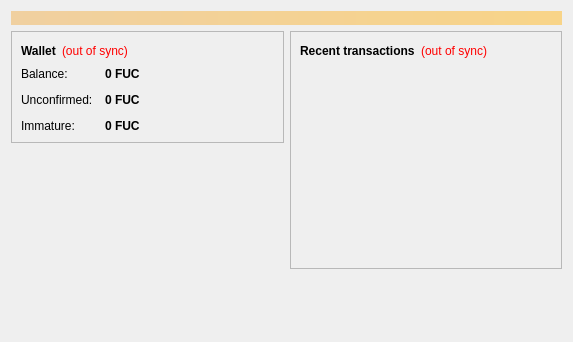
<?xml version="1.0" encoding="UTF-8"?>
<ui version="4.0">
 <class>OverviewPage</class>
 <widget class="QWidget" name="OverviewPage">
  <property name="geometry">
   <rect>
    <x>0</x>
    <y>0</y>
    <width>573</width>
    <height>342</height>
   </rect>
  </property>
  <property name="windowTitle">
   <string>Form</string>
  </property>
  <layout class="QVBoxLayout" name="topLayout">
   <item>
    <widget class="QLabel" name="labelAlerts">
     <property name="visible">
      <bool>false</bool>
     </property>
     <property name="styleSheet">
      <string notr="true">background-color: qlineargradient(x1: 0, y1: 0, x2: 1, y2: 0, stop:0 #F0D0A0, stop:1 #F8D488); color:#000000;</string>
     </property>
     <property name="wordWrap">
      <bool>true</bool>
     </property>
     <property name="margin">
      <number>3</number>
     </property>
    </widget>
   </item>
   <item>
    <layout class="QHBoxLayout" name="horizontalLayout" stretch="1,1">
     <item>
      <layout class="QVBoxLayout" name="verticalLayout_2">
       <item>
        <widget class="QFrame" name="frame">
         <property name="frameShape">
          <enum>QFrame::StyledPanel</enum>
         </property>
         <property name="frameShadow">
          <enum>QFrame::Raised</enum>
         </property>
         <layout class="QVBoxLayout" name="verticalLayout_4">
          <item>
           <layout class="QHBoxLayout" name="horizontalLayout_4">
            <item>
             <widget class="QLabel" name="label_5">
              <property name="font">
               <font>
                <weight>75</weight>
                <bold>true</bold>
               </font>
              </property>
              <property name="text">
               <string>Wallet</string>
              </property>
             </widget>
            </item>
            <item>
             <widget class="QLabel" name="labelWalletStatus">
              <property name="toolTip">
               <string>The displayed information may be out of date. Your wallet automatically synchronizes with the Fucoin network after a connection is established, but this process has not completed yet.</string>
              </property>
              <property name="styleSheet">
               <string notr="true">QLabel { color: red; }</string>
              </property>
              <property name="text">
               <string notr="true">(out of sync)</string>
              </property>
              <property name="alignment">
               <set>Qt::AlignLeading|Qt::AlignLeft|Qt::AlignVCenter</set>
              </property>
             </widget>
            </item>
            <item>
             <spacer name="horizontalSpacer_2">
              <property name="orientation">
               <enum>Qt::Horizontal</enum>
              </property>
              <property name="sizeHint" stdset="0">
               <size>
                <width>40</width>
                <height>20</height>
               </size>
              </property>
             </spacer>
            </item>
           </layout>
          </item>
          <item>
           <layout class="QFormLayout" name="formLayout_2">
            <property name="fieldGrowthPolicy">
             <enum>QFormLayout::AllNonFixedFieldsGrow</enum>
            </property>
            <property name="horizontalSpacing">
             <number>12</number>
            </property>
            <property name="verticalSpacing">
             <number>12</number>
            </property>
            <item row="0" column="0">
             <widget class="QLabel" name="label">
              <property name="text">
               <string>Balance:</string>
              </property>
             </widget>
            </item>
            <item row="0" column="1">
             <widget class="QLabel" name="labelBalance">
              <property name="font">
               <font>
                <weight>75</weight>
                <bold>true</bold>
               </font>
              </property>
              <property name="cursor">
               <cursorShape>IBeamCursor</cursorShape>
              </property>
              <property name="toolTip">
               <string>Your current balance</string>
              </property>
              <property name="text">
               <string notr="true">0 FUC</string>
              </property>
              <property name="textInteractionFlags">
               <set>Qt::LinksAccessibleByMouse|Qt::TextSelectableByKeyboard|Qt::TextSelectableByMouse</set>
              </property>
             </widget>
            </item>
            <item row="1" column="0">
             <widget class="QLabel" name="label_3">
              <property name="text">
               <string>Unconfirmed:</string>
              </property>
             </widget>
            </item>
            <item row="1" column="1">
             <widget class="QLabel" name="labelUnconfirmed">
              <property name="font">
               <font>
                <weight>75</weight>
                <bold>true</bold>
               </font>
              </property>
              <property name="cursor">
               <cursorShape>IBeamCursor</cursorShape>
              </property>
              <property name="toolTip">
               <string>Total of transactions that have yet to be confirmed, and do not yet count toward the current balance</string>
              </property>
              <property name="text">
               <string notr="true">0 FUC</string>
              </property>
              <property name="textInteractionFlags">
               <set>Qt::LinksAccessibleByMouse|Qt::TextSelectableByKeyboard|Qt::TextSelectableByMouse</set>
              </property>
             </widget>
            </item>
            <item row="2" column="0">
             <widget class="QLabel" name="labelImmatureText">
              <property name="text">
               <string>Immature:</string>
              </property>
             </widget>
            </item>
            <item row="2" column="1">
             <widget class="QLabel" name="labelImmature">
              <property name="font">
               <font>
                <weight>75</weight>
                <bold>true</bold>
               </font>
              </property>
              <property name="toolTip">
               <string>Mined balance that has not yet matured</string>
              </property>
              <property name="text">
               <string notr="true">0 FUC</string>
              </property>
              <property name="textInteractionFlags">
               <set>Qt::LinksAccessibleByMouse|Qt::TextSelectableByKeyboard|Qt::TextSelectableByMouse</set>
              </property>
             </widget>
            </item>
           </layout>
          </item>
         </layout>
        </widget>
       </item>
       <item>
        <spacer name="verticalSpacer">
         <property name="orientation">
          <enum>Qt::Vertical</enum>
         </property>
         <property name="sizeHint" stdset="0">
          <size>
           <width>20</width>
           <height>40</height>
          </size>
         </property>
        </spacer>
       </item>
      </layout>
     </item>
     <item>
      <layout class="QVBoxLayout" name="verticalLayout_3">
       <item>
        <widget class="QFrame" name="frame_2">
         <property name="frameShape">
          <enum>QFrame::StyledPanel</enum>
         </property>
         <property name="frameShadow">
          <enum>QFrame::Raised</enum>
         </property>
         <layout class="QVBoxLayout" name="verticalLayout">
          <item>
           <layout class="QHBoxLayout" name="horizontalLayout_2">
            <item>
             <widget class="QLabel" name="label_4">
              <property name="text">
               <string>&lt;b&gt;Recent transactions&lt;/b&gt;</string>
              </property>
             </widget>
            </item>
            <item>
             <widget class="QLabel" name="labelTransactionsStatus">
              <property name="toolTip">
               <string>The displayed information may be out of date. Your wallet automatically synchronizes with the Fucoin network after a connection is established, but this process has not completed yet.</string>
              </property>
              <property name="styleSheet">
               <string notr="true">QLabel { color: red; }</string>
              </property>
              <property name="text">
               <string notr="true">(out of sync)</string>
              </property>
              <property name="alignment">
               <set>Qt::AlignRight|Qt::AlignTrailing|Qt::AlignVCenter</set>
              </property>
             </widget>
            </item>
            <item>
             <spacer name="horizontalSpacer">
              <property name="orientation">
               <enum>Qt::Horizontal</enum>
              </property>
              <property name="sizeHint" stdset="0">
               <size>
                <width>40</width>
                <height>20</height>
               </size>
              </property>
             </spacer>
            </item>
           </layout>
          </item>
          <item>
           <widget class="QListView" name="listTransactions">
            <property name="styleSheet">
             <string notr="true">QListView { background: transparent; }</string>
            </property>
            <property name="frameShape">
             <enum>QFrame::NoFrame</enum>
            </property>
            <property name="verticalScrollBarPolicy">
             <enum>Qt::ScrollBarAlwaysOff</enum>
            </property>
            <property name="horizontalScrollBarPolicy">
             <enum>Qt::ScrollBarAlwaysOff</enum>
            </property>
            <property name="selectionMode">
             <enum>QAbstractItemView::NoSelection</enum>
            </property>
           </widget>
          </item>
         </layout>
        </widget>
       </item>
       <item>
        <spacer name="verticalSpacer_2">
         <property name="orientation">
          <enum>Qt::Vertical</enum>
         </property>
         <property name="sizeHint" stdset="0">
          <size>
           <width>20</width>
           <height>40</height>
          </size>
         </property>
        </spacer>
       </item>
      </layout>
     </item>
    </layout>
   </item>
  </layout>
 </widget>
 <resources/>
 <connections/>
</ui>
